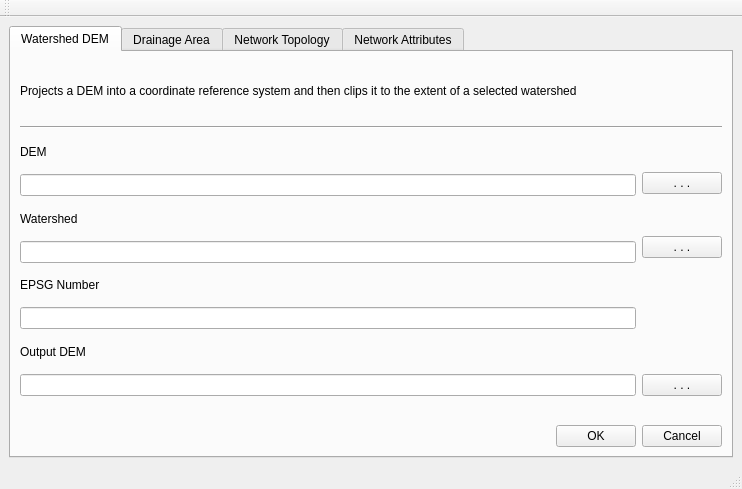
<?xml version="1.0" encoding="UTF-8"?>
<ui version="4.0">
 <class>MainWindow</class>
 <widget class="QMainWindow" name="MainWindow">
  <property name="geometry">
   <rect>
    <x>0</x>
    <y>0</y>
    <width>742</width>
    <height>489</height>
   </rect>
  </property>
  <property name="windowTitle">
   <string>Pre-processing Tools</string>
  </property>
  <property name="tabShape">
   <enum>QTabWidget::Rounded</enum>
  </property>
  <widget class="QWidget" name="centralwidget">
   <layout class="QGridLayout" name="gridLayout">
    <item row="0" column="1">
     <widget class="QTabWidget" name="tabWidget">
      <property name="currentIndex">
       <number>0</number>
      </property>
      <widget class="QWidget" name="tab">
       <property name="enabled">
        <bool>true</bool>
       </property>
       <attribute name="title">
        <string>Watershed DEM</string>
       </attribute>
       <layout class="QGridLayout" name="gridLayout_2">
        <item row="0" column="0">
         <layout class="QVBoxLayout" name="verticalLayout">
          <item>
           <layout class="QVBoxLayout" name="verticalLayout_2">
            <item>
             <spacer name="verticalSpacer_27">
              <property name="orientation">
               <enum>Qt::Vertical</enum>
              </property>
              <property name="sizeHint" stdset="0">
               <size>
                <width>20</width>
                <height>40</height>
               </size>
              </property>
             </spacer>
            </item>
            <item>
             <widget class="QLabel" name="label_tab1">
              <property name="text">
               <string>Projects a DEM into a coordinate reference system and then clips it to the extent of a selected watershed</string>
              </property>
             </widget>
            </item>
            <item>
             <spacer name="verticalSpacer_11">
              <property name="orientation">
               <enum>Qt::Vertical</enum>
              </property>
              <property name="sizeHint" stdset="0">
               <size>
                <width>20</width>
                <height>40</height>
               </size>
              </property>
             </spacer>
            </item>
            <item>
             <widget class="Line" name="line">
              <property name="orientation">
               <enum>Qt::Horizontal</enum>
              </property>
             </widget>
            </item>
            <item>
             <layout class="QHBoxLayout" name="horizontalLayout">
              <item>
               <layout class="QVBoxLayout" name="verticalLayout_3">
                <item>
                 <widget class="QLabel" name="labDEM_tab1">
                  <property name="text">
                   <string>DEM</string>
                  </property>
                 </widget>
                </item>
                <item>
                 <widget class="QLineEdit" name="txtDEM_tab1"/>
                </item>
                <item>
                 <widget class="QLabel" name="labWats_tab1">
                  <property name="text">
                   <string>Watershed</string>
                  </property>
                 </widget>
                </item>
                <item>
                 <widget class="QLineEdit" name="txtWats_tab1"/>
                </item>
                <item>
                 <widget class="QLabel" name="labEpsg_tab1">
                  <property name="text">
                   <string>EPSG Number</string>
                  </property>
                 </widget>
                </item>
                <item>
                 <widget class="QLineEdit" name="txtEpsg_tab1"/>
                </item>
                <item>
                 <widget class="QLabel" name="labOutput_tab1">
                  <property name="text">
                   <string>Output DEM</string>
                  </property>
                 </widget>
                </item>
                <item>
                 <widget class="QLineEdit" name="txtOutput_tab1"/>
                </item>
               </layout>
              </item>
              <item>
               <layout class="QVBoxLayout" name="verticalLayout_5">
                <item>
                 <spacer name="verticalSpacer_2">
                  <property name="orientation">
                   <enum>Qt::Vertical</enum>
                  </property>
                  <property name="sizeHint" stdset="0">
                   <size>
                    <width>20</width>
                    <height>40</height>
                   </size>
                  </property>
                 </spacer>
                </item>
                <item>
                 <widget class="QPushButton" name="btnDEM_tab1">
                  <property name="text">
                   <string>. . .</string>
                  </property>
                 </widget>
                </item>
                <item>
                 <spacer name="verticalSpacer_3">
                  <property name="orientation">
                   <enum>Qt::Vertical</enum>
                  </property>
                  <property name="sizeHint" stdset="0">
                   <size>
                    <width>20</width>
                    <height>40</height>
                   </size>
                  </property>
                 </spacer>
                </item>
                <item>
                 <widget class="QPushButton" name="btnWats_tab1">
                  <property name="text">
                   <string>. . .</string>
                  </property>
                 </widget>
                </item>
                <item>
                 <spacer name="verticalSpacer_5">
                  <property name="orientation">
                   <enum>Qt::Vertical</enum>
                  </property>
                  <property name="sizeHint" stdset="0">
                   <size>
                    <width>20</width>
                    <height>40</height>
                   </size>
                  </property>
                 </spacer>
                </item>
                <item>
                 <spacer name="verticalSpacer_4">
                  <property name="orientation">
                   <enum>Qt::Vertical</enum>
                  </property>
                  <property name="sizeHint" stdset="0">
                   <size>
                    <width>20</width>
                    <height>40</height>
                   </size>
                  </property>
                 </spacer>
                </item>
                <item>
                 <spacer name="verticalSpacer">
                  <property name="orientation">
                   <enum>Qt::Vertical</enum>
                  </property>
                  <property name="sizeHint" stdset="0">
                   <size>
                    <width>20</width>
                    <height>40</height>
                   </size>
                  </property>
                 </spacer>
                </item>
                <item>
                 <widget class="QPushButton" name="btnOutput_tab1">
                  <property name="text">
                   <string>. . .</string>
                  </property>
                 </widget>
                </item>
               </layout>
              </item>
             </layout>
            </item>
            <item>
             <spacer name="verticalSpacer_7">
              <property name="orientation">
               <enum>Qt::Vertical</enum>
              </property>
              <property name="sizeHint" stdset="0">
               <size>
                <width>20</width>
                <height>40</height>
               </size>
              </property>
             </spacer>
            </item>
            <item>
             <layout class="QHBoxLayout" name="horizontalLayout_3">
              <item>
               <spacer name="horizontalSpacer">
                <property name="orientation">
                 <enum>Qt::Horizontal</enum>
                </property>
                <property name="sizeHint" stdset="0">
                 <size>
                  <width>40</width>
                  <height>20</height>
                 </size>
                </property>
               </spacer>
              </item>
              <item>
               <widget class="QPushButton" name="btnOk_tab1">
                <property name="text">
                 <string>OK</string>
                </property>
               </widget>
              </item>
              <item>
               <widget class="QPushButton" name="btnCancel_tab1">
                <property name="text">
                 <string>Cancel</string>
                </property>
               </widget>
              </item>
             </layout>
            </item>
           </layout>
          </item>
         </layout>
        </item>
       </layout>
      </widget>
      <widget class="QWidget" name="tab_2">
       <attribute name="title">
        <string>Drainage Area</string>
       </attribute>
       <layout class="QGridLayout" name="gridLayout_3">
        <item row="0" column="0">
         <layout class="QVBoxLayout" name="verticalLayout_6">
          <item>
           <spacer name="verticalSpacer_26">
            <property name="orientation">
             <enum>Qt::Vertical</enum>
            </property>
            <property name="sizeHint" stdset="0">
             <size>
              <width>20</width>
              <height>40</height>
             </size>
            </property>
           </spacer>
          </item>
          <item>
           <widget class="QLabel" name="label_tab2">
            <property name="text">
             <string>Produces a drainage area raster where each cell value is contributing upstream area in square kilomters</string>
            </property>
           </widget>
          </item>
          <item>
           <spacer name="verticalSpacer_10">
            <property name="orientation">
             <enum>Qt::Vertical</enum>
            </property>
            <property name="sizeHint" stdset="0">
             <size>
              <width>20</width>
              <height>40</height>
             </size>
            </property>
           </spacer>
          </item>
          <item>
           <widget class="Line" name="line_2">
            <property name="orientation">
             <enum>Qt::Horizontal</enum>
            </property>
           </widget>
          </item>
          <item>
           <layout class="QHBoxLayout" name="horizontalLayout_5">
            <item>
             <layout class="QVBoxLayout" name="verticalLayout_9">
              <item>
               <widget class="QLabel" name="labDEM_tab2">
                <property name="text">
                 <string>DEM</string>
                </property>
               </widget>
              </item>
              <item>
               <widget class="QLineEdit" name="txtDEM_tab2"/>
              </item>
              <item>
               <widget class="QLabel" name="labOutput_tab2">
                <property name="text">
                 <string>Drainage Area Raster Ouptut</string>
                </property>
               </widget>
              </item>
              <item>
               <widget class="QLineEdit" name="txtOutput_tab2"/>
              </item>
             </layout>
            </item>
            <item>
             <layout class="QVBoxLayout" name="verticalLayout_8">
              <item>
               <spacer name="verticalSpacer_6">
                <property name="orientation">
                 <enum>Qt::Vertical</enum>
                </property>
                <property name="sizeHint" stdset="0">
                 <size>
                  <width>20</width>
                  <height>40</height>
                 </size>
                </property>
               </spacer>
              </item>
              <item>
               <widget class="QPushButton" name="btnDEM_tab2">
                <property name="text">
                 <string>. . .</string>
                </property>
               </widget>
              </item>
              <item>
               <spacer name="verticalSpacer_8">
                <property name="orientation">
                 <enum>Qt::Vertical</enum>
                </property>
                <property name="sizeHint" stdset="0">
                 <size>
                  <width>20</width>
                  <height>40</height>
                 </size>
                </property>
               </spacer>
              </item>
              <item>
               <widget class="QPushButton" name="btnOutput_tab2">
                <property name="text">
                 <string>. . .</string>
                </property>
               </widget>
              </item>
             </layout>
            </item>
           </layout>
          </item>
          <item>
           <spacer name="verticalSpacer_9">
            <property name="orientation">
             <enum>Qt::Vertical</enum>
            </property>
            <property name="sizeHint" stdset="0">
             <size>
              <width>20</width>
              <height>40</height>
             </size>
            </property>
           </spacer>
          </item>
          <item>
           <layout class="QHBoxLayout" name="horizontalLayout_4">
            <item>
             <spacer name="horizontalSpacer_2">
              <property name="orientation">
               <enum>Qt::Horizontal</enum>
              </property>
              <property name="sizeHint" stdset="0">
               <size>
                <width>40</width>
                <height>20</height>
               </size>
              </property>
             </spacer>
            </item>
            <item>
             <widget class="QPushButton" name="btnOk_tab2">
              <property name="text">
               <string>OK</string>
              </property>
             </widget>
            </item>
            <item>
             <widget class="QPushButton" name="btnCancel_tab2">
              <property name="text">
               <string>Cancel</string>
              </property>
             </widget>
            </item>
           </layout>
          </item>
         </layout>
        </item>
       </layout>
      </widget>
      <widget class="QWidget" name="tab_3">
       <attribute name="title">
        <string>Network Topology</string>
       </attribute>
       <layout class="QGridLayout" name="gridLayout_4">
        <item row="0" column="0">
         <layout class="QVBoxLayout" name="verticalLayout_10">
          <item>
           <spacer name="verticalSpacer_25">
            <property name="orientation">
             <enum>Qt::Vertical</enum>
            </property>
            <property name="sizeHint" stdset="0">
             <size>
              <width>20</width>
              <height>40</height>
             </size>
            </property>
           </spacer>
          </item>
          <item>
           <widget class="QLabel" name="label_tab3">
            <property name="text">
             <string>Adds fields to an input drainage network representing network topology</string>
            </property>
           </widget>
          </item>
          <item>
           <spacer name="verticalSpacer_15">
            <property name="orientation">
             <enum>Qt::Vertical</enum>
            </property>
            <property name="sizeHint" stdset="0">
             <size>
              <width>20</width>
              <height>40</height>
             </size>
            </property>
           </spacer>
          </item>
          <item>
           <widget class="Line" name="line_3">
            <property name="orientation">
             <enum>Qt::Horizontal</enum>
            </property>
           </widget>
          </item>
          <item>
           <layout class="QHBoxLayout" name="horizontalLayout_7">
            <item>
             <layout class="QVBoxLayout" name="verticalLayout_11">
              <item>
               <widget class="QLabel" name="label_2">
                <property name="text">
                 <string>Drainage Network</string>
                </property>
               </widget>
              </item>
              <item>
               <widget class="QLineEdit" name="txtNetwork_tab3"/>
              </item>
              <item>
               <widget class="QLabel" name="label_3">
                <property name="text">
                 <string>DEM</string>
                </property>
               </widget>
              </item>
              <item>
               <widget class="QLineEdit" name="txtDEM_tab3"/>
              </item>
             </layout>
            </item>
            <item>
             <layout class="QVBoxLayout" name="verticalLayout_12">
              <item>
               <spacer name="verticalSpacer_12">
                <property name="orientation">
                 <enum>Qt::Vertical</enum>
                </property>
                <property name="sizeHint" stdset="0">
                 <size>
                  <width>20</width>
                  <height>40</height>
                 </size>
                </property>
               </spacer>
              </item>
              <item>
               <widget class="QPushButton" name="btnNetwork_tab3">
                <property name="text">
                 <string>. . .</string>
                </property>
               </widget>
              </item>
              <item>
               <spacer name="verticalSpacer_13">
                <property name="orientation">
                 <enum>Qt::Vertical</enum>
                </property>
                <property name="sizeHint" stdset="0">
                 <size>
                  <width>20</width>
                  <height>40</height>
                 </size>
                </property>
               </spacer>
              </item>
              <item>
               <widget class="QPushButton" name="btnDEM_tab3">
                <property name="text">
                 <string>. . .</string>
                </property>
               </widget>
              </item>
             </layout>
            </item>
           </layout>
          </item>
          <item>
           <spacer name="verticalSpacer_14">
            <property name="orientation">
             <enum>Qt::Vertical</enum>
            </property>
            <property name="sizeHint" stdset="0">
             <size>
              <width>20</width>
              <height>40</height>
             </size>
            </property>
           </spacer>
          </item>
          <item>
           <layout class="QHBoxLayout" name="horizontalLayout_6">
            <item>
             <spacer name="horizontalSpacer_3">
              <property name="orientation">
               <enum>Qt::Horizontal</enum>
              </property>
              <property name="sizeHint" stdset="0">
               <size>
                <width>40</width>
                <height>20</height>
               </size>
              </property>
             </spacer>
            </item>
            <item>
             <widget class="QPushButton" name="btnOk_tab3">
              <property name="text">
               <string>OK</string>
              </property>
             </widget>
            </item>
            <item>
             <widget class="QPushButton" name="btnCancel_tab3">
              <property name="text">
               <string>Cancel</string>
              </property>
             </widget>
            </item>
           </layout>
          </item>
         </layout>
        </item>
       </layout>
      </widget>
      <widget class="QWidget" name="tab_4">
       <attribute name="title">
        <string>Network Attributes</string>
       </attribute>
       <layout class="QGridLayout" name="gridLayout_5">
        <item row="0" column="0">
         <layout class="QVBoxLayout" name="verticalLayout_13">
          <item>
           <spacer name="verticalSpacer_24">
            <property name="orientation">
             <enum>Qt::Vertical</enum>
            </property>
            <property name="sizeHint" stdset="0">
             <size>
              <width>20</width>
              <height>40</height>
             </size>
            </property>
           </spacer>
          </item>
          <item>
           <widget class="QLabel" name="label_tab4">
            <property name="text">
             <string>Adds slope, drainage area and width attributes to an input drainage network</string>
            </property>
           </widget>
          </item>
          <item>
           <spacer name="verticalSpacer_22">
            <property name="orientation">
             <enum>Qt::Vertical</enum>
            </property>
            <property name="sizeHint" stdset="0">
             <size>
              <width>20</width>
              <height>40</height>
             </size>
            </property>
           </spacer>
          </item>
          <item>
           <widget class="Line" name="line_4">
            <property name="orientation">
             <enum>Qt::Horizontal</enum>
            </property>
           </widget>
          </item>
          <item>
           <layout class="QHBoxLayout" name="horizontalLayout_9">
            <item>
             <layout class="QVBoxLayout" name="verticalLayout_15">
              <item>
               <widget class="QLabel" name="label_4">
                <property name="text">
                 <string>Drainage Network</string>
                </property>
               </widget>
              </item>
              <item>
               <widget class="QLineEdit" name="txtNetwork_tab4"/>
              </item>
              <item>
               <widget class="QLabel" name="label_5">
                <property name="text">
                 <string>DEM</string>
                </property>
               </widget>
              </item>
              <item>
               <widget class="QLineEdit" name="txtDEM_tab4"/>
              </item>
              <item>
               <widget class="QLabel" name="label_6">
                <property name="text">
                 <string>Drainage Area Raster</string>
                </property>
               </widget>
              </item>
              <item>
               <widget class="QLineEdit" name="txtDA_tab4"/>
              </item>
              <item>
               <widget class="QLabel" name="label_7">
                <property name="text">
                 <string>Width Table (csv)</string>
                </property>
               </widget>
              </item>
              <item>
               <widget class="QLineEdit" name="txtWidthTable_tab4"/>
              </item>
              <item>
               <widget class="QLabel" name="label_8">
                <property name="text">
                 <string>EPSG Number</string>
                </property>
               </widget>
              </item>
              <item>
               <widget class="QLineEdit" name="txtEpsg_tab4"/>
              </item>
             </layout>
            </item>
            <item>
             <layout class="QVBoxLayout" name="verticalLayout_14">
              <item>
               <spacer name="verticalSpacer_16">
                <property name="orientation">
                 <enum>Qt::Vertical</enum>
                </property>
                <property name="sizeHint" stdset="0">
                 <size>
                  <width>20</width>
                  <height>40</height>
                 </size>
                </property>
               </spacer>
              </item>
              <item>
               <widget class="QPushButton" name="btnNetwork_tab4">
                <property name="text">
                 <string>. . .</string>
                </property>
               </widget>
              </item>
              <item>
               <spacer name="verticalSpacer_17">
                <property name="orientation">
                 <enum>Qt::Vertical</enum>
                </property>
                <property name="sizeHint" stdset="0">
                 <size>
                  <width>20</width>
                  <height>40</height>
                 </size>
                </property>
               </spacer>
              </item>
              <item>
               <widget class="QPushButton" name="btnDEM_tab4">
                <property name="text">
                 <string>. . .</string>
                </property>
               </widget>
              </item>
              <item>
               <spacer name="verticalSpacer_18">
                <property name="orientation">
                 <enum>Qt::Vertical</enum>
                </property>
                <property name="sizeHint" stdset="0">
                 <size>
                  <width>20</width>
                  <height>40</height>
                 </size>
                </property>
               </spacer>
              </item>
              <item>
               <widget class="QPushButton" name="btnDA_tab4">
                <property name="text">
                 <string>. . .</string>
                </property>
               </widget>
              </item>
              <item>
               <spacer name="verticalSpacer_19">
                <property name="orientation">
                 <enum>Qt::Vertical</enum>
                </property>
                <property name="sizeHint" stdset="0">
                 <size>
                  <width>20</width>
                  <height>40</height>
                 </size>
                </property>
               </spacer>
              </item>
              <item>
               <widget class="QPushButton" name="btnWidthTable_tab4">
                <property name="text">
                 <string>. . .</string>
                </property>
               </widget>
              </item>
              <item>
               <spacer name="verticalSpacer_20">
                <property name="orientation">
                 <enum>Qt::Vertical</enum>
                </property>
                <property name="sizeHint" stdset="0">
                 <size>
                  <width>20</width>
                  <height>40</height>
                 </size>
                </property>
               </spacer>
              </item>
              <item>
               <spacer name="verticalSpacer_21">
                <property name="orientation">
                 <enum>Qt::Vertical</enum>
                </property>
                <property name="sizeHint" stdset="0">
                 <size>
                  <width>20</width>
                  <height>40</height>
                 </size>
                </property>
               </spacer>
              </item>
             </layout>
            </item>
           </layout>
          </item>
          <item>
           <spacer name="verticalSpacer_23">
            <property name="orientation">
             <enum>Qt::Vertical</enum>
            </property>
            <property name="sizeHint" stdset="0">
             <size>
              <width>20</width>
              <height>40</height>
             </size>
            </property>
           </spacer>
          </item>
          <item>
           <layout class="QHBoxLayout" name="horizontalLayout_8">
            <item>
             <spacer name="horizontalSpacer_4">
              <property name="orientation">
               <enum>Qt::Horizontal</enum>
              </property>
              <property name="sizeHint" stdset="0">
               <size>
                <width>40</width>
                <height>20</height>
               </size>
              </property>
             </spacer>
            </item>
            <item>
             <widget class="QPushButton" name="btnOk_tab4">
              <property name="text">
               <string>OK</string>
              </property>
             </widget>
            </item>
            <item>
             <widget class="QPushButton" name="btnCancel_tab4">
              <property name="text">
               <string>Cancel</string>
              </property>
             </widget>
            </item>
           </layout>
          </item>
         </layout>
        </item>
       </layout>
      </widget>
     </widget>
    </item>
   </layout>
  </widget>
  <widget class="QMenuBar" name="menubar">
   <property name="geometry">
    <rect>
     <x>0</x>
     <y>0</y>
     <width>742</width>
     <height>25</height>
    </rect>
   </property>
  </widget>
  <widget class="QToolBar" name="toolBar">
   <property name="windowTitle">
    <string>toolBar</string>
   </property>
   <attribute name="toolBarArea">
    <enum>TopToolBarArea</enum>
   </attribute>
   <attribute name="toolBarBreak">
    <bool>false</bool>
   </attribute>
  </widget>
  <widget class="QStatusBar" name="statusbar"/>
 </widget>
 <resources/>
 <connections/>
</ui>
